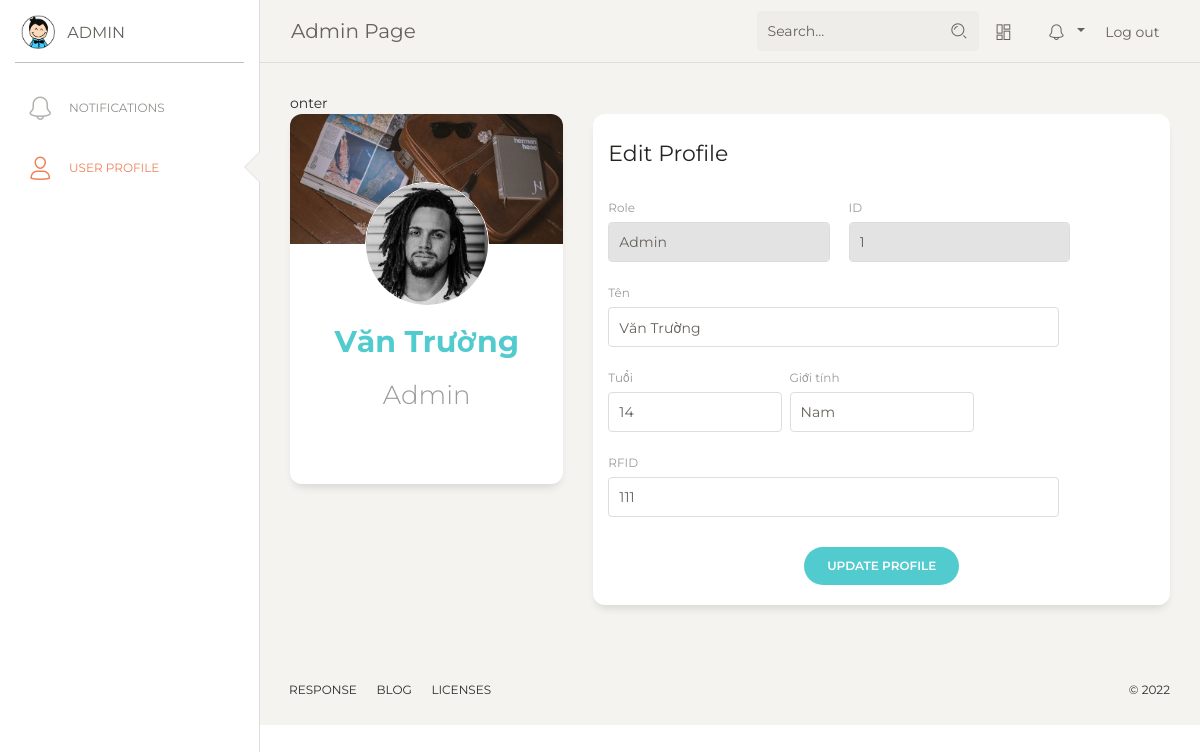
/home/user/1/, run on an earlier commit of the app's database.
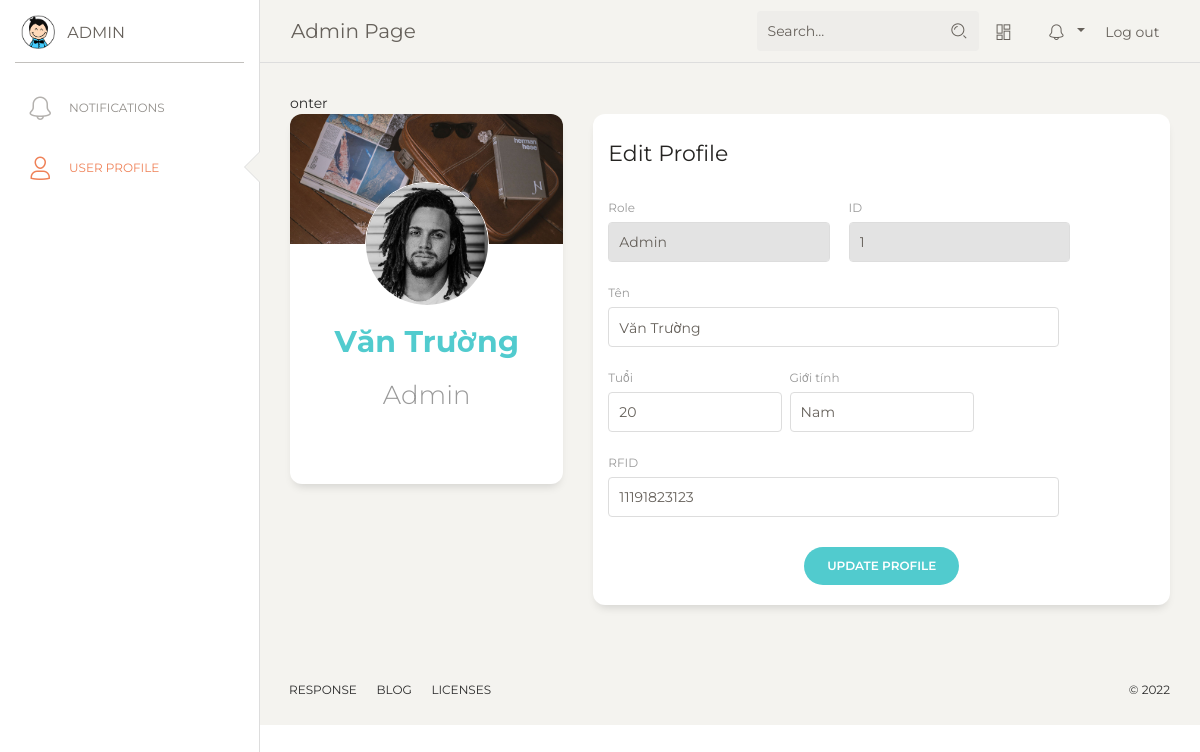
And on a later commit of the database.
### home/models.py (models this page shows)
class People(models.Model):
    ID = models.IntegerField(primary_key=True, null=False, default=0)
    Name = models.CharField(max_length=100,null=True)
    Age = models.IntegerField(null=True)
    Gender = models.IntegerField(null=True)
    RFID = models.CharField(max_length=15,null=True)
    RoleID = models.IntegerField(null=True)

### home/views.py (the view)
# urls.py: path('home/user/<int:people_id>/', views.detailUser, name='detail'),
def detailUser(request,people_id):
    q = People.objects.get(pk=people_id)
    return render(request, 'home/index.html', {"people": q})

### templates/home/index.html (shortened to what the changed rows need)
{% extends 'home/base.html'%}
{% load static%}
   {% block contentblock%}
      <div class="content">onter
        <div class="row">
          <div class="col-md-4">
            <div class="card card-user">
              <div class="card-body">
                <div class="author">
                  <a href="#">
                    <img class="avatar border-gray" src="{% static 'img/mike.jpg' %}" alt="...">
                    <h5 style="font-size:30px;margin-bottom:20px" class="title">{{people.Name}}</h5>
                  </a>
                </div>
              </div>
            </div>
          </div>
          <div class="col-md-8">
            <div class="card card-user">
              <div class="card-body">
                <form method="post" action="{% url 'home:update' people.ID%}">
                  <div class="row">
                    <div class="col-md-5 pr-1">
                      <div class="form-group">
                        <label>Role</label>
                        <input type="text" name="RoleID" class="form-control"  placeholder="Company" disabled
                               value="{% if people.RoleID == 1 %}Admin{%else%}User{% endif %}">
                      </div>
                    </div>
                    <div class="col-md-5 pr-1">
                      <div class="form-group">
                        <label>ID</label>
                        <input type="text" name="ID" class="form-control" placeholder="ID" disabled value="{{people.ID}}">
                      </div>
                    </div>
                  </div>
                  <div class="row">
                    <div class="col-md-10 ">
                      <div class="form-group">
                        <label>Tên</label>
                        <input type="text" class="form-control" name="Name" placeholder="Company" value="{{people.Name}}">
                      </div>
                    </div>
                  </div>
                  <div class="row">
                    <div class="col-md-4 pr-1">
                      <div class="form-group">
                        <label>Tuổi</label>
                        <input type="text" class="form-control" name="Age" placeholder="Age" value="{{people.Age}}">
                      </div>
                    </div>
                    <div class="col-md-4 px-1">
                      <div class="form-group">
                        <label>Giới tính</label>
                        <input type="text" class="form-control" name="Gender" placeholder="Country" value="{% if people.Gender == 1  %}Nam{% else %}Nữ{%endif%}">
                      </div>
                    </div>
                  </div>
                  <div class="row">
                    <div class="col-md-10">
                      <div class="form-group">
                        <label>RFID</label>
                        <input type="text" name="RFID"
                               class="form-control" placeholder="RFID" value="{{people.RFID}}">
                      </div>
                    </div>
                  </div>
                </form>
              </div>
            </div>
          </div>
        </div>
      </div>
    {% endblock %}

What changed in the data, as far as the page shows it:
changed People "Văn Trường": Age "14" → "20"; RFID "111" → "11191823123"
